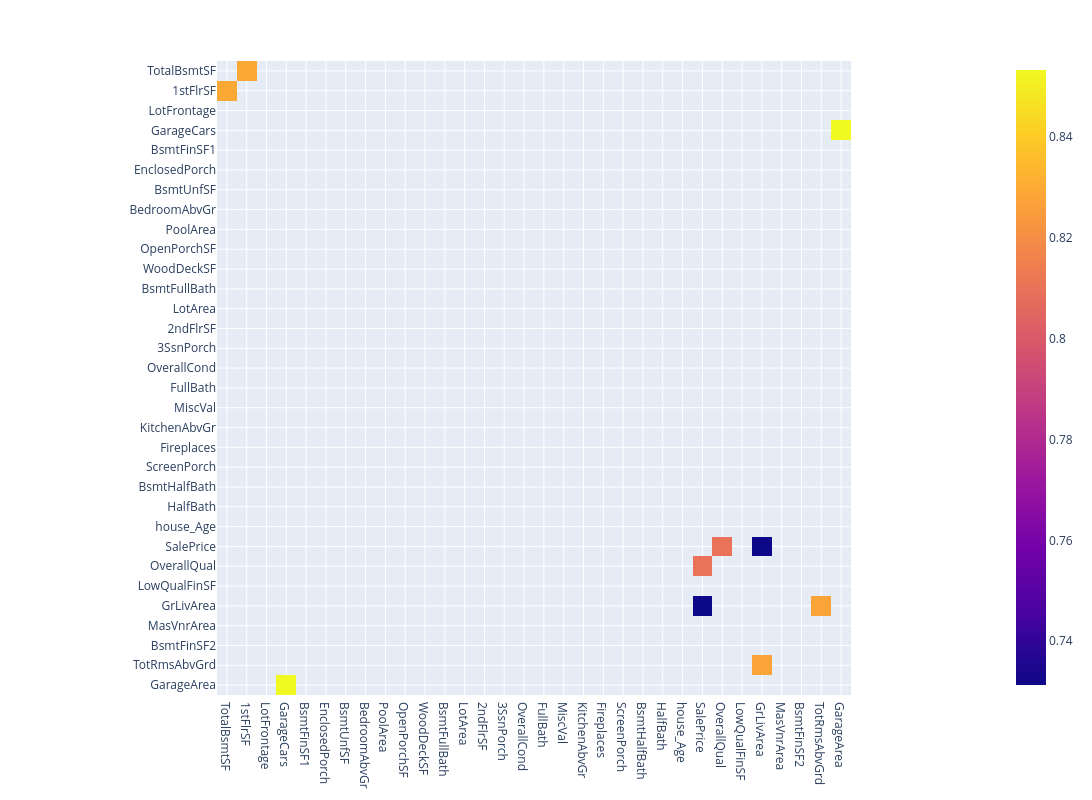

The cell this chart's notebook holds for it:
### Code cell
px.imshow(corr_over7,
                width=1200,height=800,
            )

### Figure 1 — Plotly figure (JSON) as saved in the notebook; plotly's stock layout.template omitted (floating-point values rounded to 4 significant figures; data arrays with more than 128 entries replaced by an {"elided": "..."} marker saying what was removed)
{"data": [{"coloraxis": "coloraxis", "hovertemplate": "x: %{x}<br>y: %{y}<br>color: %{z}<extra></extra>", "name": "0", "type": "heatmap", "x": ["TotalBsmtSF", "1stFlrSF", "LotFrontage", "GarageCars", "BsmtFinSF1", "EnclosedPorch", "BsmtUnfSF", "BedroomAbvGr", "PoolArea", "OpenPorchSF", "WoodDeckSF", "BsmtFullBath", "LotArea", "2ndFlrSF", "3SsnPorch", "OverallCond", "FullBath", "MiscVal", "KitchenAbvGr", "Fireplaces", "ScreenPorch", "BsmtHalfBath", "HalfBath", "house_Age", "SalePrice", "OverallQual", "LowQualFinSF", "GrLivArea", "MasVnrArea", "BsmtFinSF2", "TotRmsAbvGrd", "GarageArea"], "xaxis": "x", "y": ["TotalBsmtSF", "1stFlrSF", "LotFrontage", "GarageCars", "BsmtFinSF1", "EnclosedPorch", "BsmtUnfSF", "BedroomAbvGr", "PoolArea", "OpenPorchSF", "WoodDeckSF", "BsmtFullBath", "LotArea", "2ndFlrSF", "3SsnPorch", "OverallCond", "FullBath", "MiscVal", "KitchenAbvGr", "Fireplaces", "ScreenPorch", "BsmtHalfBath", "HalfBath", "house_Age", "SalePrice", "OverallQual", "LowQualFinSF", "GrLivArea", "MasVnrArea", "BsmtFinSF2", "TotRmsAbvGrd", "GarageArea"], "yaxis": "y", "z": {"elided": "32x32 float values"}}], "layout": {"coloraxis": {"colorscale": [[0, "#0d0887"], [0.1111, "#46039f"], [0.2222, "#7201a8"], [0.3333, "#9c179e"], [0.4444, "#bd3786"], [0.5556, "#d8576b"], [0.6667, "#ed7953"], [0.7778, "#fb9f3a"], [0.8889, "#fdca26"], [1, "#f0f921"]]}, "height": 800, "margin": {"t": 60}, "width": 1200, "xaxis": {"anchor": "y", "constrain": "domain", "domain": [0, 1], "scaleanchor": "y"}, "yaxis": {"anchor": "x", "autorange": "reversed", "constrain": "domain", "domain": [0, 1]}}}
